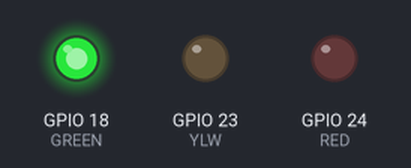
Bench run of a program on a simulated Raspberry Pi (BCM pin numbers). On the bench: output pins drawn as LEDs (lit = HIGH). What the program prints to the terminal is not drawn.

Above: at 1.0 s.
At 8.0 s:
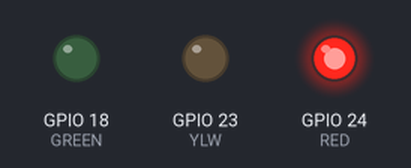
At 15.5 s:
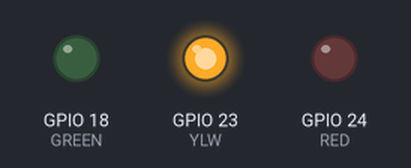
Timing chart, 0 to 16.9 s (numbered marks = the images above):
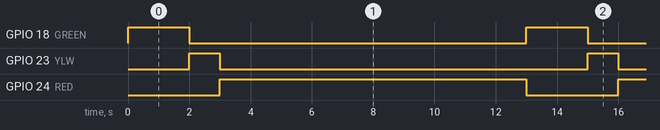

Measured:
- by itself, GPIO 18 (GREEN): alternates HIGH for 2.0 s and LOW for 11.0 s
- by itself, GPIO 23 (YLW): alternates HIGH for 1.0 s and LOW for 12.0 s
- by itself, GPIO 24 (RED): alternates HIGH for 10.0 s and LOW for 3.0 s

The program:

led.py
```python
import RPi.GPIO as io
import time

# Suggested setup:
# Green led     pin 18
# Yellow led    pin 23
# Red led       pin 24

# 330 Ohm resisters from ground to short side of leds
# jumpers from pin n to long side of leds

GREEN = 18
YLW = 23
RED = 24
DELAY = 0.15

io.setmode(io.BCM)
io.setwarnings(False)
io.setup(GREEN, io.OUT)
io.setup(YLW, io.OUT)
io.setup(RED, io.OUT)

print("Starting leds...")
while True:
    io.output(GREEN, io.HIGH)
    io.output(YLW, io.LOW)
    io.output(RED, io.LOW)
    time.sleep(2)
    io.output(GREEN, io.LOW)
    io.output(YLW, io.HIGH)
    io.output(RED, io.LOW)
    time.sleep(1)
    io.output(GREEN, io.LOW)
    io.output(YLW, io.LOW)
    io.output(RED, io.HIGH)
    time.sleep(10)
    # io.output(GREEN, io.LOW)
    # io.output(YLW, io.HIGH)
    # io.output(RED, io.LOW)
    # time.sleep(DELAY)
```
